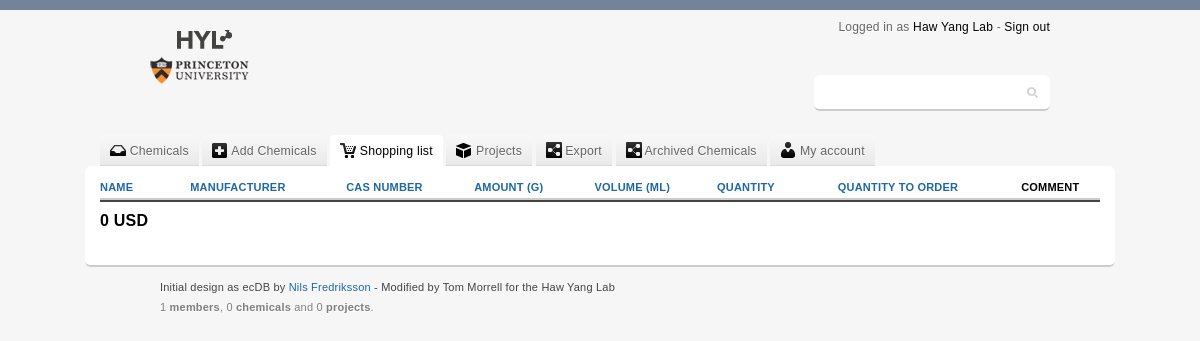
Screenshot of /shoplist.php (signed in) with the database file from the repository.
### tables this page shows
CREATE TABLE `members` (
  `member_id` int(11) NOT NULL AUTO_INCREMENT,
  `firstname` varchar(32) NOT NULL,
  `lastname` varchar(32) NOT NULL,
  `login` varchar(32) NOT NULL,
  `mail` varchar(32) NOT NULL,
  `passwd` varchar(32) NOT NULL,
  `admin` int(11) NOT NULL DEFAULT '0',
  `measurement` int(11) NOT NULL DEFAULT '1',
  `currency` varchar(3) NOT NULL DEFAULT 'USD',
  `reg_date` timestamp NOT NULL DEFAULT CURRENT_TIMESTAMP,
  PRIMARY KEY (`member_id`)
);

### include/include_shoplist_sum.php (the view, shortened to what this page needs)
<?php
class ShoplistPrice {
	public function ShoplistPriceSum() {
		$owner = $_SESSION['SESS_MEMBER_ID'];
		$GetPersonal = mysql_query("SELECT currency FROM members WHERE member_id = ".$owner."");
		$personal = mysql_fetch_assoc($GetPersonal);
		if (isset($sum)) {
			echo array_sum($sum);
			echo ' ';
			echo $personal['currency'];
		}
		else {
			echo '0';
			echo $personal['currency'];
		}
	}
}
?>

### include/header.php (shortened to what this page needs)
<div id="header">
	<div class="logoWrapper">
                <a href ="."><span class="logoImage"></span></a>
        </div>
	<span class="userInfo">
		Logged in as <a href="my.php">
		<?php
			$owner = $_SESSION['SESS_MEMBER_ID'];
			$GetName = mysql_query("SELECT firstname, lastname FROM members WHERE member_id = ".$owner."");
			$headername = mysql_fetch_assoc($GetName);
			if(isset($_POST['submit']) && $_SERVER["REQUEST_URI"] == '/ecdb/my.php') { echo $_POST['firstname']; } else { echo $headername['firstname']; }
			if(isset($_POST['submit']) && $_SERVER["REQUEST_URI"] == '/ecdb/my.php') { echo $_POST['lastname']; } else { echo $headername['lastname']; }
		?>
		</a> - <a href="logout.php"> Sign out</a>
	</span>
	<div class="searchContent">
		<form class="search" action="search.php" method="get">
			<input type="text" name="q" autofocus/>
		</form>
	</div>
</div>

### include/style.css (style rules this page uses)
form textarea, form input, form select { border-radius:2px;-moz-border-radius:2px;-webkit-border-radius:2px;padding:6px;font: normal 13px "Century Gothic", arial, sans-serif;border:1px solid #ccc; border-bottom:1px solid #ccc;resize:none;background-color:#fafafa; }
div#header { width:900px;margin:0 auto 15px auto;height:100px;position:relative; }
div#header span.userInfo { color:#666;font-size:12px;text-shadow:0 1px 0 #fff;position:absolute;top:0px;right:0; }
div#header span.userInfo a { color:#000;text-decoration:none; }
div#header div.searchContent { position:absolute;font-size:12px;top:55px;right:0;color:#666;padding:3px;width:230px;background-color:#fff;border-bottom:2px solid #ccc;border-radius:6px;-moz-border-radius:6px;-webkit-border-radius:6px; }
div#header div.searchContent form.search input { border:1px solid #fff !important;font: normal 14px "Century Gothic", arial, sans-serif;background:url("../img/ecdbSpriteV1.png") 209px -140px no-repeat #fff;box-shadow:none;padding:5px 15px 5px 5px;width:200px; }
div.logoWrapper { position:absolute;top:10px;left:0; }
div.logoWrapper a span.logoImage { display:block;width:169px;height:73px;background:url("../img/logo-HYL-Princeton.png") no-repeat 0 -5px; }
* { margin: 0;padding: 0; }
a { color: #1e68a6;text-decoration: none; }
body { color: #000;margin:0;letter-spacing:0.2px;padding:0;border-top:10px solid #74839C;background-color:#f6f6f6;font: normal 12px "Century Gothic", arial, sans-serif; }

### rows the page displays
members: firstname "Haw Yang", lastname "Lab", currency "USD"

### other values shown
$members "1"
$components "0"
$projects "0"
